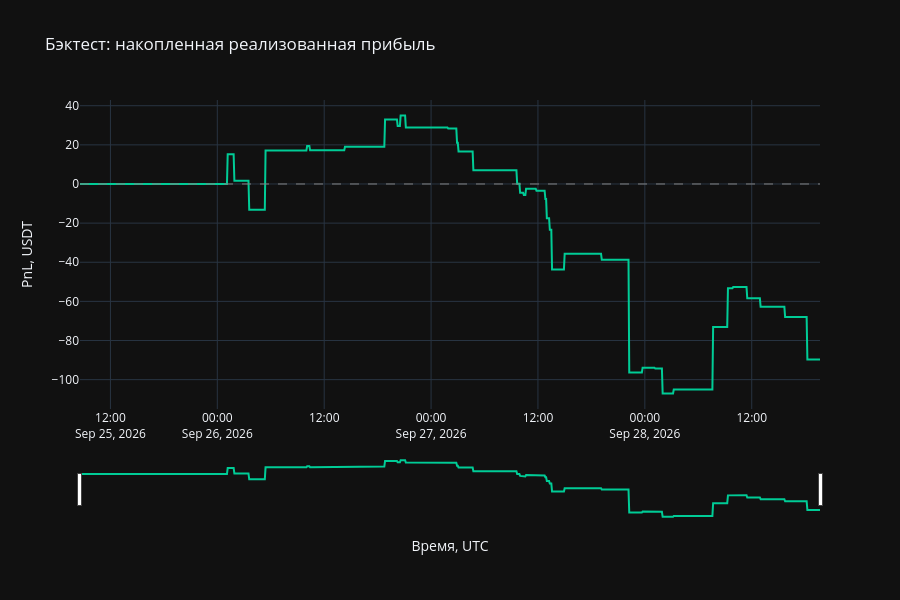

Notebook code for this chart:
### Code cell
import plotly.graph_objects as go

equity = result.equity_curve.copy()

fig = go.Figure()

fig.add_trace(
    go.Scatter(
        x=equity["datetime_utc"],
        y=equity["equity_usdt"],
        mode="lines",
        name="Накопленная прибыль",
        line=dict(
            color="#00CC96",
            width=2,
        ),
        hovertemplate=(
            "<b>%{x}</b><br>"
            "Cumulative PnL: %{y:.2f} USDT"
            "<extra></extra>"
        ),
    )
)

fig.add_hline(
    y=0,
    line_color="gray",
    line_width=1,
    line_dash="dash",
)

fig.update_layout(
    title="Бэктест: накопленная реализованная прибыль",
    template="plotly_dark",
    height=600,
    dragmode="pan",
    hovermode="x unified",

    xaxis=dict(
        title="Время, UTC",
        rangeslider=dict(visible=True),
    ),

    yaxis=dict(
        title="PnL, USDT",
        zeroline=False,
    ),
)

fig.show(
    config={
        "scrollZoom": True,
        "displaylogo": False,
    }
)

### Figure 1 — Plotly figure (JSON) as saved in the notebook; plotly's stock layout.template omitted (floating-point values rounded to 4 significant figures; data arrays with more than 128 entries replaced by an {"elided": "..."} marker saying what was removed)
{"data": [{"hovertemplate": "<b>%{x}</b><br>Cumulative PnL: %{y:.2f} USDT<extra></extra>", "line": {"color": "#00CC96", "width": 2}, "mode": "lines", "name": "Накопленная прибыль", "type": "scatter", "x": {"elided": "998 str values"}, "y": {"elided": "998 float values"}}], "layout": {"dragmode": "pan", "height": 600, "hovermode": "x unified", "shapes": [{"line": {"color": "gray", "dash": "dash", "width": 1}, "type": "line", "x0": 0, "x1": 1, "xref": "x domain", "y0": 0, "y1": 0, "yref": "y"}], "title": {"text": "Бэктест: накопленная реализованная прибыль"}, "xaxis": {"rangeslider": {"visible": true}, "title": {"text": "Время, UTC"}}, "yaxis": {"title": {"text": "PnL, USDT"}, "zeroline": false}}}
